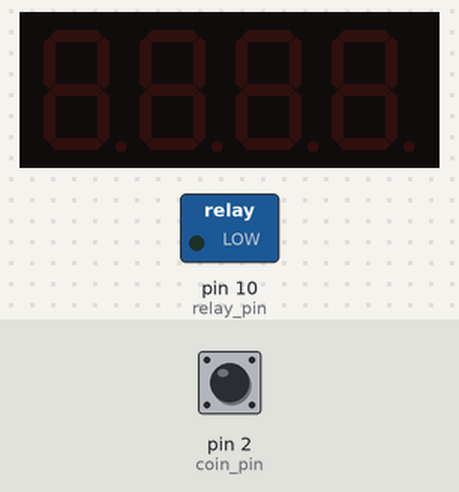
The sketch below on a simulated Arduino Uno, built with avr-gcc and run on an emulated ATmega328P. Parts: 4-digit seven-segment display, switched loads named in the sketch (green lamp = pin HIGH). Inputs (shaded band) come from the test bench; at power-on: pin 2 (coin_pin) HIGH.

Above: at 1.2 s.
1.3 s: pin 2 (coin_pin) pulled LOW for 0.15 s
At 1.83 s:
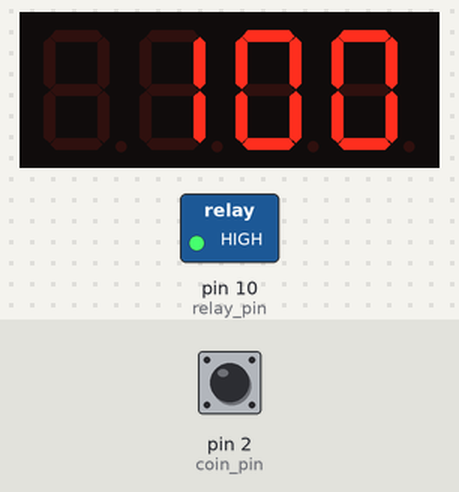
2.0 s: pin 2 (coin_pin) pulled LOW for 1 s
At 3.1 s:
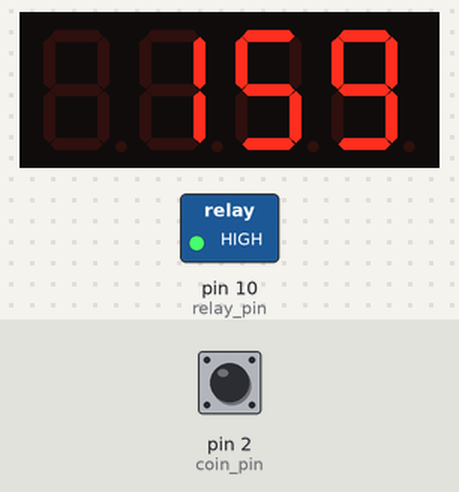
3.6 s: pin 2 (coin_pin) pulled LOW for 0.15 s
At 4.09 s:
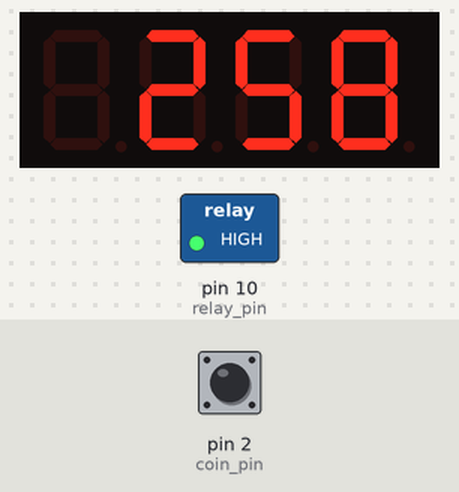
4.3 s: pin 2 (coin_pin) pulled LOW for 1 s
At 5.4 s:
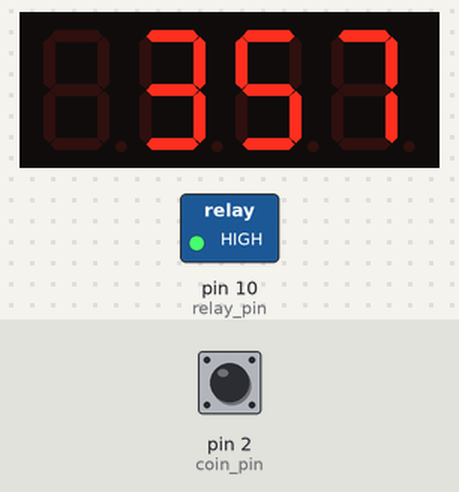
Timing chart, 0 to 6.9 s (numbered marks = the images above; inputs shaded):
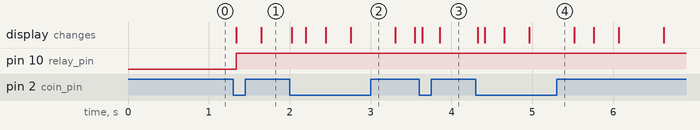

Measured:
- after the input at 1.3 s, pin 10 (relay_pin): LOW → HIGH at once; the display: first changes at once (image 1 shows a later state)
- after the input at 3.6 s, the display: first changes at once (image 3 shows a later state)

The sketch:

CoinAcceptorRelay.ino
```cpp
#include <Wire.h> // Enable this line if using Arduino Uno, Mega, etc.
#include <Adafruit_GFX.h>
#include "Adafruit_LEDBackpack.h"

// This version of the code does not use attachInterrupt, because it was found
// to be affected noise from the relay switching and less reliable than checking
// the pin regularly.


// Connection Pins
int coin_pin = 2;
int relay_pin = 10;

// Initialize timer
float seconds = 0;

// Set the number of seconds per pulse from the coin acceptor
int secondsperpulse = 60;

// Set the frequency of the loop function in ms, has to be less
// than the length of the coin acceptor pulse length
// and must be a factor of 1000.
int looprate = 20;

// Variables for flasing colon
bool colon_flash = true;
int flashcount = 0;
int flashrate = 500 / looprate;

// Variables for checking the coin acceptor pin
bool last = HIGH;
bool now = HIGH;

// Initialize seven segment display matrix
Adafruit_7segment matrix = Adafruit_7segment();

void setup()
{
pinMode(coin_pin, INPUT_PULLUP);
pinMode(relay_pin, OUTPUT);
digitalWrite(relay_pin, LOW);

// initialize display matrix
matrix.begin(0x70);

}

void loop()
{
  update_display();

  // if there is time on the timer decrement and turn on relay
  if (seconds > 0) {
    seconds -= looprate/1000.;
    digitalWrite(relay_pin, HIGH);
  }

  // if there is not time on the timer turn off relay
  if (seconds <= 0 ){
    digitalWrite(relay_pin, LOW);
  }

  // check the coin acceptor pin
  now = digitalRead(coin_pin);

  // if is low now and was high the last time through the loop, it's a new pusle.
  if(now == LOW and last == HIGH ) {count_pulse();}

  // update the last variable for the next time through the loop
  last = now;

  // wait the appropriate time before starting the next loop.
  delay(looprate);

}


void count_pulse()
{
  seconds += secondsperpulse;
  //seconds += secondsperpulse + looprate / 1000. + 0.099;
}


void update_display()
{
  // show seconds plus one
  // (so the lights turn off when the timer hits zero, not a second later)
  float disp_seconds = seconds + 0.99;

  if(seconds >= 3600) {
    // If there is more than an hour on the timer, show hours and minutes
    if(seconds >= 36000){
      //only show the tens digit if there is ten or moure hours
      matrix.writeDigitNum(0, int(disp_seconds/3600/10)%10, false);
    }else{
      matrix.writeDigitNum(0, 16, false);
    }
    matrix.writeDigitNum(1, int(disp_seconds/3600)%10, false);
    matrix.writeDigitNum(3, int(disp_seconds/60/10)%6, false);
    matrix.writeDigitNum(4, int(disp_seconds/60)%10, false);
    matrix.drawColon(colon_flash);

  }else if (seconds > 0){
    // If there is less than an hour but more than 0 seconds, display Minutes and Seconds
    if(seconds >= 600){
      // Only show the tens digit of minutes if there are ten or more minutes.
      matrix.writeDigitNum(0, int(disp_seconds/60/10)%6, false);
    }else{
      matrix.writeDigitNum(0, 16, false);
    }
    matrix.writeDigitNum(1, int(disp_seconds/60)%10, false);
    matrix.writeDigitNum(3, int(disp_seconds/10)%6, false);
    matrix.writeDigitNum(4, int(disp_seconds)%10, false);
    matrix.drawColon(colon_flash);

  }else{
    //If there is no time on the timer show nothing on the display
    matrix.writeDigitNum(0, 16, false);
    matrix.writeDigitNum(1, 16, false);
    matrix.writeDigitNum(3, 16, false);
    matrix.writeDigitNum(4, 16, false);
    matrix.drawColon(false);
  }

  // Flash the display if there are less than 10 seconds
  if(seconds > 1 and seconds < 10){
    matrix.blinkRate(2);
  }else{
    matrix.blinkRate(0);
  }

  // Update the flash variable for the colon
  flashcount += 1;
  if (flashcount >= flashrate) {
     colon_flash = not(colon_flash);
     flashcount = 0;
  }

  matrix.writeDisplay();

}
```
